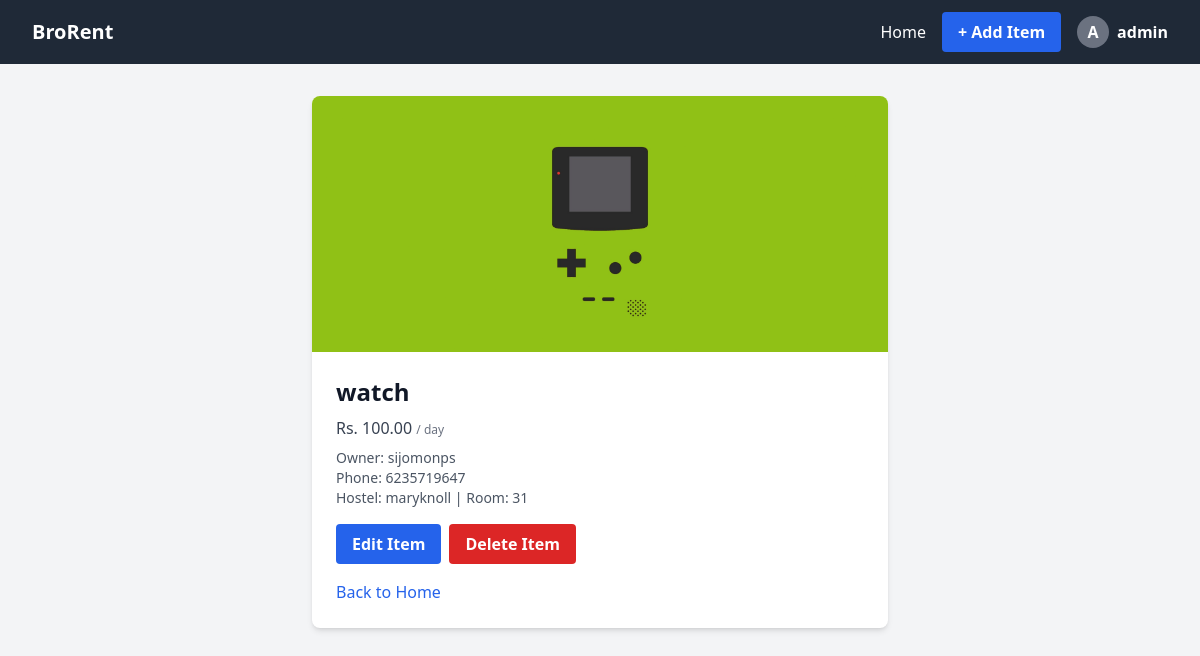
The page /item/1/ (signed in) on the database its author committed.
### pages/models.py (models this page shows, shortened)
class CustomUser(AbstractUser):
    image = models.ImageField(upload_to='user_images/', blank=True, null=True)
    hostel_name = models.CharField(max_length=100)
    room_number = models.CharField(max_length=20)
    phone_number = models.CharField(max_length=15)

class Item(models.Model):
    name = models.CharField(max_length=100)
    description = models.TextField()
    price = models.DecimalField(max_digits=7, decimal_places=2)
    owner = models.ForeignKey('CustomUser', on_delete=models.CASCADE)
    image = models.ImageField(upload_to='item_images/', blank=True, null=True)
    is_available = models.BooleanField(default=True)
    per_day = models.BooleanField(default=False, help_text='Is this price per day?')
    date_posted = models.DateTimeField(auto_now_add=True)

### pages/views.py (the view)
# urls.py: path('item/<int:pk>/', views.item_detail_view, name='item_detail'), # Add this line
def item_detail_view(request, pk):
    item = Item.objects.get(pk=pk) # Get one item by its primary key (pk)
    context = {
        'item': item,
    }
    return render(request, 'item_detail.html', context)

### templates/item_detail.html
{% extends 'base.html' %}
{% block content %}
<div class="max-w-xl mx-auto bg-white rounded-lg shadow-md overflow-hidden">
    {% if item.image %}
    <img src="{{ item.image.url }}" alt="{{ item.name }}" class="w-full h-64 object-cover">
    {% endif %}
    <div class="p-6">
        <h1 class="text-2xl font-bold text-gray-900 mb-2">{{ item.name }}</h1>
        <p class="text-gray-700 mb-2">Rs. {{ item.price }}{% if item.per_day %} <span class="text-xs text-gray-500">/ day</span>{% endif %}</p>
        <div class="mb-4 text-sm text-gray-600">
            <div>Owner: {{ item.owner.username }}</div>
            <div>Phone: {{ item.owner.phone_number }}</div>
            <div>Hostel: {{ item.owner.hostel_name }} | Room: {{ item.owner.room_number }}</div>
        </div>
        <div class="flex space-x-2 mb-4">
            <a href="{% url 'item_update' pk=item.pk %}" class="bg-blue-600 hover:bg-blue-700 text-white font-semibold py-2 px-4 rounded transition">Edit Item</a>
            <a href="{% url 'item_delete' pk=item.pk %}" class="bg-red-600 hover:bg-red-700 text-white font-semibold py-2 px-4 rounded transition">Delete Item</a>
        </div>
        <a href="{% url 'home' %}" class="text-blue-600 hover:underline">Back to Home</a>
    </div>
</div>
{% endblock %}

### templates/base.html (shortened to what this page needs)
<!DOCTYPE html>
<html lang="en">
<head>
    <script src="https://cdn.tailwindcss.com"></script>
</head>
<body class="bg-gray-100 min-h-screen">
    <nav class="bg-gray-800 text-white">
        <div class="max-w-7xl mx-auto px-4 sm:px-6 lg:px-8">
            <div class="flex items-center justify-between h-16">
                <div class="flex items-center">
                    <span class="font-bold text-xl">BroRent</span>
                </div>
                <div class="flex items-center space-x-4">
                    <a href="/" class="hover:underline">Home</a>
                    <a href="{% url 'item_create' %}" class="bg-blue-600 hover:bg-blue-700 text-white font-semibold py-2 px-4 rounded transition">+ Add Item</a>
                    {% if user.is_authenticated %}
                        <div class="relative group flex items-center space-x-2">
                            {% if user.image %}
                                <img src="{{ user.image.url }}" alt="{{ user.username }}" class="w-8 h-8 rounded-full border-2 border-white object-cover">
                            {% else %}
                                <div class="w-8 h-8 rounded-full bg-gray-500 flex items-center justify-center text-white font-bold">{{ user.username|slice:":1"|upper }}</div>
                            {% endif %}
                            <button class="font-semibold focus:outline-none group-hover:text-blue-300" id="userMenuBtn">{{ user.username }}</button>
                        </div>
                    {% endif %}
                </div>
            </div>
        </div>
    </nav>
    <main class="max-w-7xl mx-auto py-8 px-4">
        {% block content %}{% endblock %}
    </main>
</body>
</html>

### rows shown on the page
CustomUser: username "A", username "admin"
Item: image (picture), name "watch", price "100.00", owner.username "sijomonps", owner.phone_number "6235719647", owner.hostel_name "maryknoll", owner.room_number "31"
